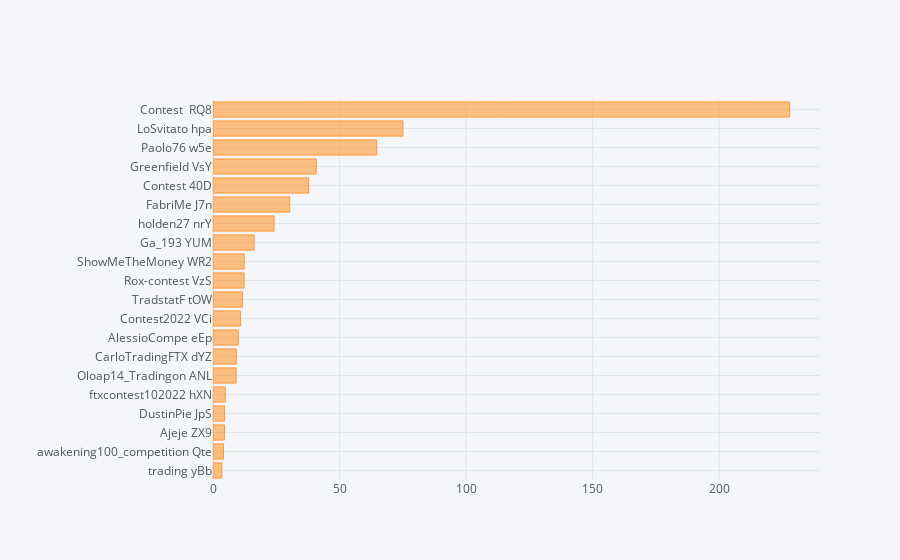
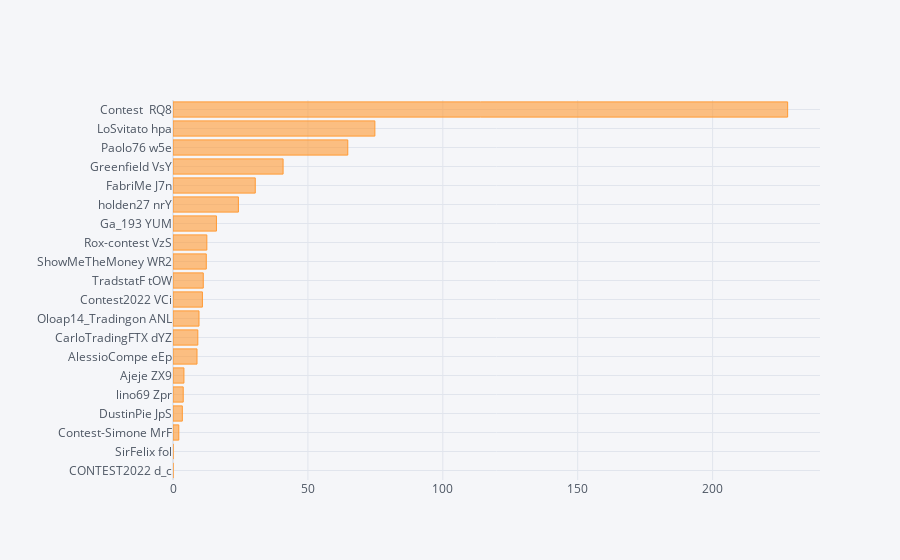
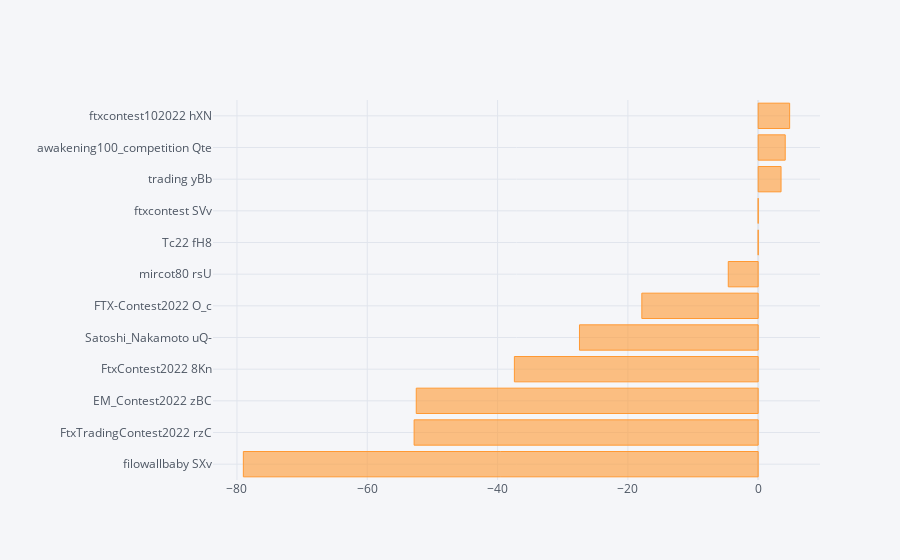
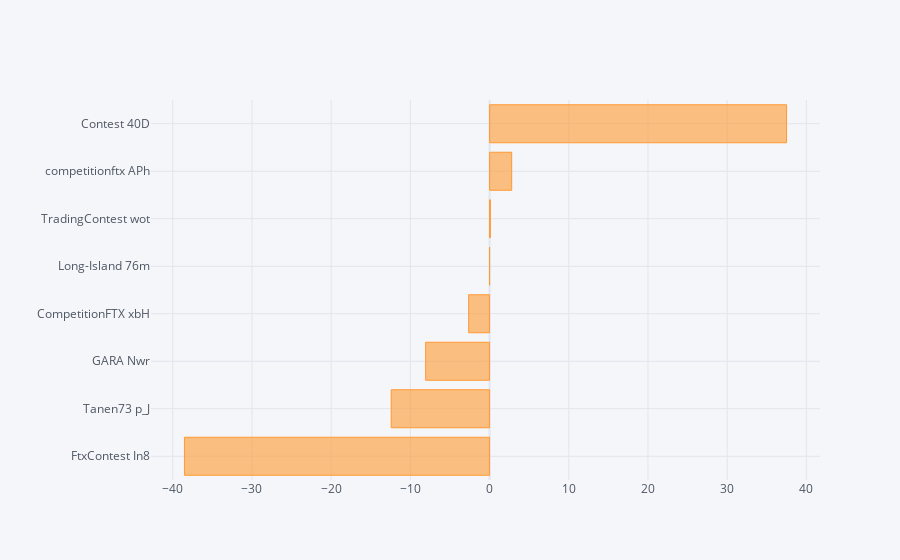

Write notebook code for charts like these, in order.
### Code cell
%run chart_live_scheduler.py

### Figure 1 — Plotly figure (JSON) as saved in the notebook; plotly's stock layout.template omitted (floating-point values rounded to 4 significant figures)
{"data": [{"marker": {"color": "rgba(255, 153, 51, 0.6)", "line": {"color": "rgba(255, 153, 51, 1.0)", "width": 1}}, "name": "PnL", "orientation": "h", "text": "", "type": "bar", "x": [3.48, 4.15, 4.54, 4.56, 4.83, 9.14, 9.2, 10.01, 10.9, 11.69, 12.27, 12.34, 16.24, 24.14, 30.31, 37.77, 40.8, 64.65, 75.05, 227.8], "y": ["trading yBb", "awakening100_competition Qte", "Ajeje ZX9", "DustinPie JpS", "ftxcontest102022 hXN", "Oloap14_Tradingon ANL", "CarloTradingFTX dYZ", "AlessioCompe eEp", "Contest2022 VCi", "TradstatF tOW", "Rox-contest VzS", "ShowMeTheMoney WR2", "Ga_193 YUM", "holden27 nrY", "FabriMe J7n", "Contest 40D", "Greenfield VsY", "Paolo76 w5e", "LoSvitato hpa", "Contest  RQ8"]}], "layout": {"bargap": 0.2, "legend": {"bgcolor": "#F5F6F9", "font": {"color": "#4D5663"}}, "paper_bgcolor": "#F5F6F9", "plot_bgcolor": "#F5F6F9", "title": {"font": {"color": "#4D5663"}}, "xaxis": {"gridcolor": "#E1E5ED", "showgrid": true, "tickfont": {"color": "#4D5663"}, "title": {"font": {"color": "#4D5663"}, "text": ""}, "zerolinecolor": "#E1E5ED"}, "yaxis": {"gridcolor": "#E1E5ED", "showgrid": true, "tickfont": {"color": "#4D5663"}, "title": {"font": {"color": "#4D5663"}, "text": ""}, "zerolinecolor": "#E1E5ED"}}}

### Figure 2 — Plotly figure (JSON) as saved in the notebook; plotly's stock layout.template omitted (floating-point values rounded to 4 significant figures)
{"data": [{"marker": {"color": "rgba(255, 153, 51, 0.6)", "line": {"color": "rgba(255, 153, 51, 1.0)", "width": 1}}, "name": "PnL", "orientation": "h", "text": "", "type": "bar", "x": [0, 0, 2.15, 3.46, 3.79, 4.05, 8.9, 9.2, 9.64, 10.9, 11.22, 12.34, 12.54, 16.1, 24.24, 30.49, 40.8, 64.78, 74.82, 227.8], "y": ["CONTEST2022 d_c", "SirFelix fol", "Contest-Simone MrF", "DustinPie JpS", "lino69 Zpr", "Ajeje ZX9", "AlessioCompe eEp", "CarloTradingFTX dYZ", "Oloap14_Tradingon ANL", "Contest2022 VCi", "TradstatF tOW", "ShowMeTheMoney WR2", "Rox-contest VzS", "Ga_193 YUM", "holden27 nrY", "FabriMe J7n", "Greenfield VsY", "Paolo76 w5e", "LoSvitato hpa", "Contest  RQ8"]}], "layout": {"bargap": 0.2, "legend": {"bgcolor": "#F5F6F9", "font": {"color": "#4D5663"}}, "paper_bgcolor": "#F5F6F9", "plot_bgcolor": "#F5F6F9", "title": {"font": {"color": "#4D5663"}}, "xaxis": {"gridcolor": "#E1E5ED", "showgrid": true, "tickfont": {"color": "#4D5663"}, "title": {"font": {"color": "#4D5663"}, "text": ""}, "zerolinecolor": "#E1E5ED"}, "yaxis": {"gridcolor": "#E1E5ED", "showgrid": true, "tickfont": {"color": "#4D5663"}, "title": {"font": {"color": "#4D5663"}, "text": ""}, "zerolinecolor": "#E1E5ED"}}}

### Figure 3 — Plotly figure (JSON) as saved in the notebook; plotly's stock layout.template omitted (floating-point values rounded to 4 significant figures)
{"data": [{"marker": {"color": "rgba(255, 153, 51, 0.6)", "line": {"color": "rgba(255, 153, 51, 1.0)", "width": 1}}, "name": "PnL", "orientation": "h", "text": "", "type": "bar", "x": [-79.02, -52.81, -52.48, -37.42, -27.43, -17.86, -4.59, 0, 0, 3.51, 4.15, 4.83], "y": ["filowallbaby SXv", "FtxTradingContest2022 rzC", "EM_Contest2022 zBC", "FtxContest2022 8Kn", "Satoshi_Nakamoto uQ-", "FTX-Contest2022 O_c", "mircot80 rsU", "Tc22 fH8", "ftxcontest SVv", "trading yBb", "awakening100_competition Qte", "ftxcontest102022 hXN"]}], "layout": {"bargap": 0.2, "legend": {"bgcolor": "#F5F6F9", "font": {"color": "#4D5663"}}, "paper_bgcolor": "#F5F6F9", "plot_bgcolor": "#F5F6F9", "title": {"font": {"color": "#4D5663"}}, "xaxis": {"gridcolor": "#E1E5ED", "showgrid": true, "tickfont": {"color": "#4D5663"}, "title": {"font": {"color": "#4D5663"}, "text": ""}, "zerolinecolor": "#E1E5ED"}, "yaxis": {"gridcolor": "#E1E5ED", "showgrid": true, "tickfont": {"color": "#4D5663"}, "title": {"font": {"color": "#4D5663"}, "text": ""}, "zerolinecolor": "#E1E5ED"}}}

### Figure 4 — Plotly figure (JSON) as saved in the notebook; plotly's stock layout.template omitted (floating-point values rounded to 4 significant figures)
{"data": [{"marker": {"color": "rgba(255, 153, 51, 0.6)", "line": {"color": "rgba(255, 153, 51, 1.0)", "width": 1}}, "name": "PnL", "orientation": "h", "text": "", "type": "bar", "x": [-38.52, -12.42, -8.07, -2.64, 0, 0.1, 2.79, 37.49], "y": ["FtxContest In8", "Tanen73 p_J", "GARA Nwr", "CompetitionFTX xbH", "Long-Island 76m", "TradingContest wot", "competitionftx APh", "Contest 40D"]}], "layout": {"bargap": 0.2, "legend": {"bgcolor": "#F5F6F9", "font": {"color": "#4D5663"}}, "paper_bgcolor": "#F5F6F9", "plot_bgcolor": "#F5F6F9", "title": {"font": {"color": "#4D5663"}}, "xaxis": {"gridcolor": "#E1E5ED", "showgrid": true, "tickfont": {"color": "#4D5663"}, "title": {"font": {"color": "#4D5663"}, "text": ""}, "zerolinecolor": "#E1E5ED"}, "yaxis": {"gridcolor": "#E1E5ED", "showgrid": true, "tickfont": {"color": "#4D5663"}, "title": {"font": {"color": "#4D5663"}, "text": ""}, "zerolinecolor": "#E1E5ED"}}}
